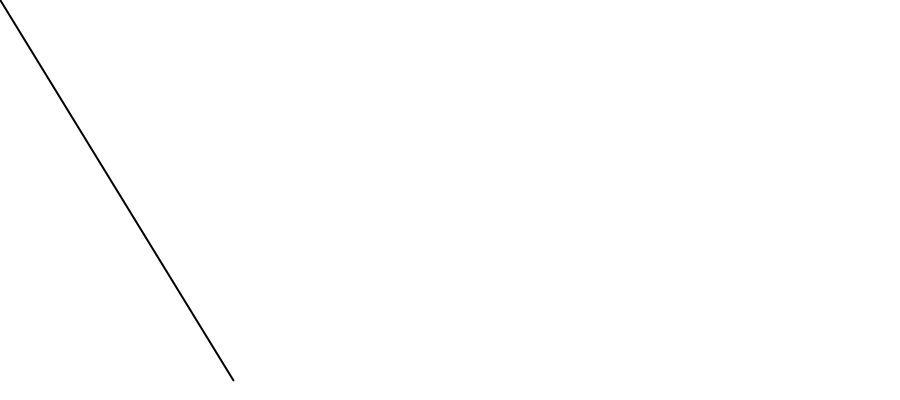
Frame 1 (no input)
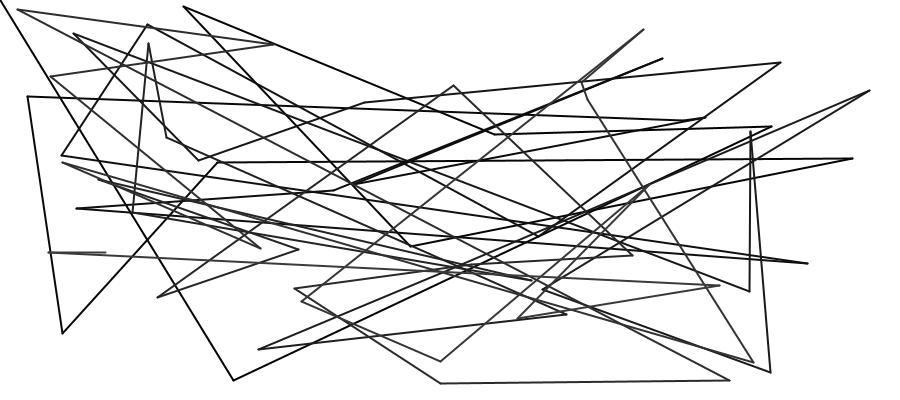
Frame 60 (the mouse pressed at the canvas centre just before this capture)
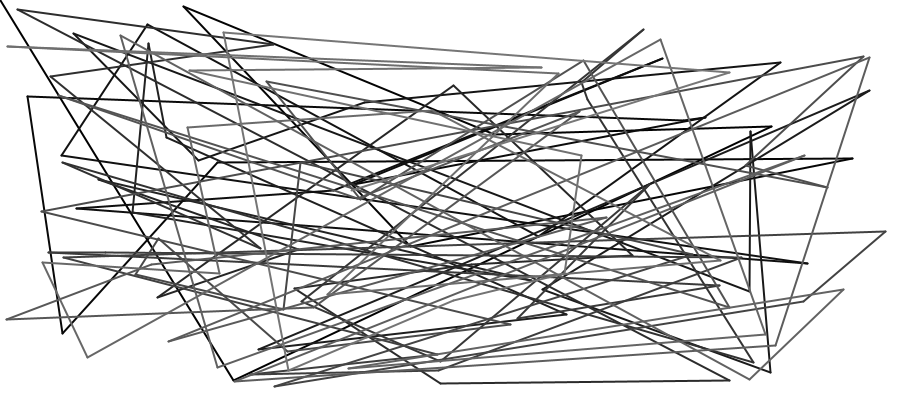
Frame 120 (the mouse held since frame 60 and released just before this capture)

The Processing sketch that drew these frames (run headless with seeded random() and noise(); from frame 60 on, the mouse is pressed at the canvas centre):

// Processing sketch: processing_17291
// ── processing_17291.pde

float r;
float g;
float b;
float a;
float diam;
float x;
float y;
float w;
float v;
void setup() {
size(900,400);
frameRate(60);
background(255);
smooth();
}
void draw() {
// Fill all variables with random values
//r = random(255);
//g = random(255);
//b = random(255);
//a = random(100,255);
diam = random(30);
//x = random(width);
//y = random(height);
v = random(width);
w = random(height);
// Use values to draw an ellipse
strokeWeight (2);
stroke(r,g,b);
//fill(r,g,b,a);
line(x,y,v,w);
x=v;
y=w;
r=r+1;
g=g+1;
b=b+1;
if (r >= 255) {
  r= random (255) ;
  }
if (g >= 255) {
  g= random (255) ;
  }
if (b >= 255) {
  b= random (255) ;
  }
  
}
